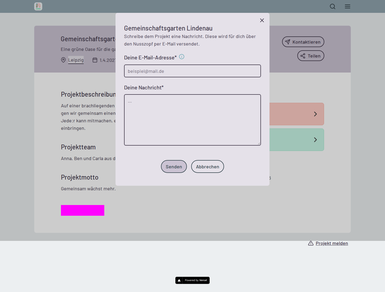
#> input picture tests/Visual/reference/contact-dialog-desktop.png, 385 x 292 px, shrunk from 1440 x 1091 before the run; its folder holds 4 pictures in this run
$ python metrics.py
#> lines starting #> are read from the running program, lines starting #| are printed output that depends on the picture
# Per-screen distance between the historical reference and the rewrite baseline (docs/testing/visual-regression.md):
# share of pixels that differ clearly (grey level > 40) over the common height, and the page-height difference.
import os, sys
from PIL import Image, ImageChops
here = os.path.dirname(os.path.abspath(__file__))
rows = []
for f in sorted(os.listdir(os.path.join(here, 'reference'))):
    a = Image.open(os.path.join(here, 'reference', f)).convert('L')
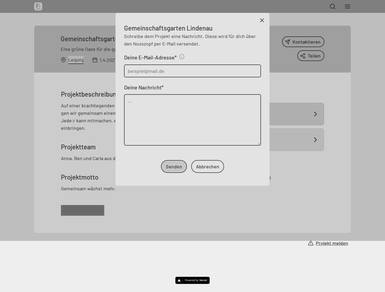
#> a: PIL image 385x292 L; min 0, max 255, mean 202.6
    b = Image.open(os.path.join(here, 'baselines', f)).convert('L')
    h = min(a.height, b.height)
#> h = 292
    d = ImageChops.difference(a.crop((0, 0, a.width, h)), b.crop((0, 0, b.width, h))).point(lambda x: 255 if x > 40 else 0)
#> d: PIL image 385x292 L; every value is 0
    rows.append((d.histogram()[255] / (a.width * h), f, a.height, b.height))
for frac, f, ha, hb in sorted(rows, reverse=True):
    print(f"{frac * 100:6.2f}%  {f:45s} height {ha:5d} -> {hb:5d} ({hb - ha:+d})")
